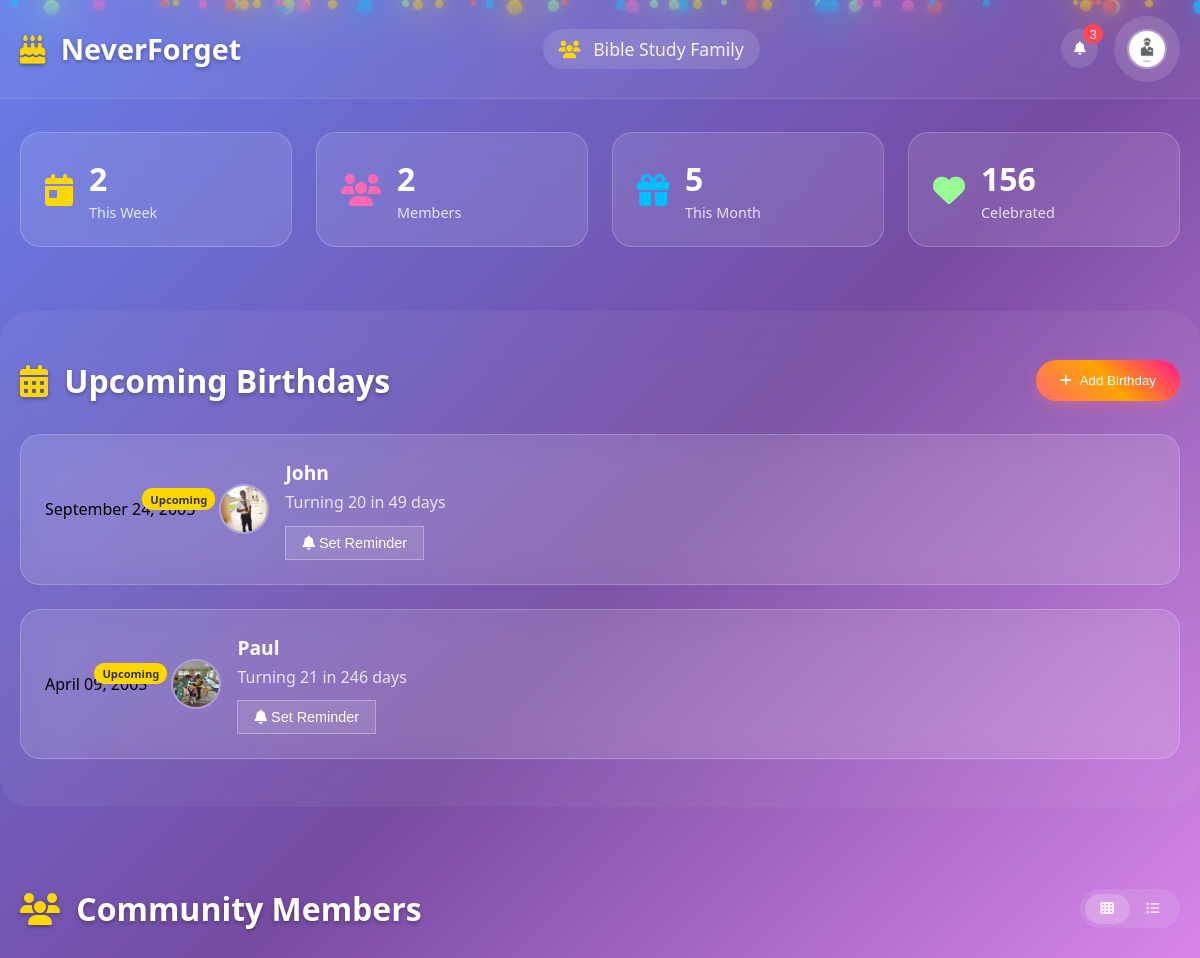
/home (signed in), run on an earlier commit of the app's database.
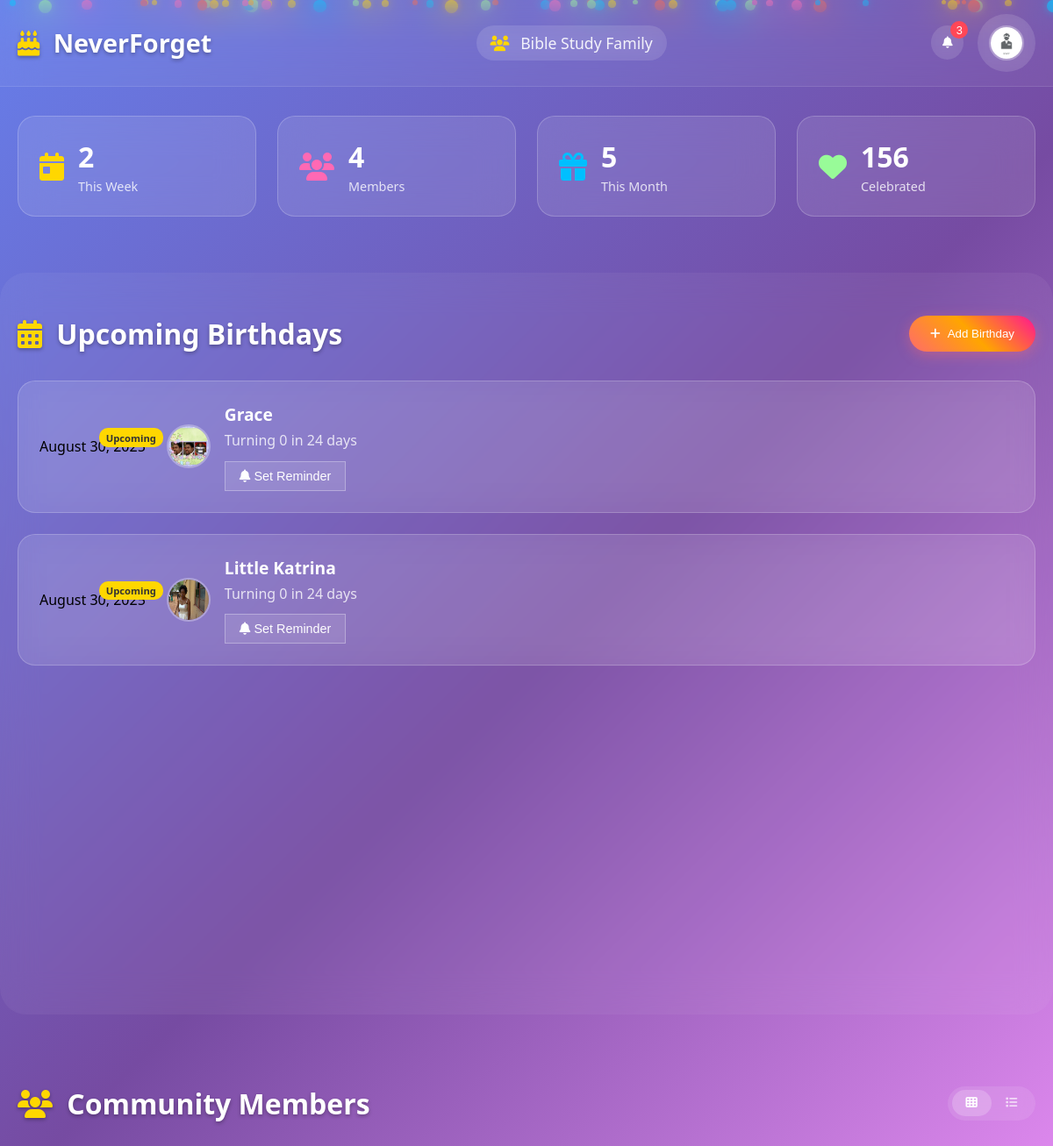
And on a later commit of the database.
### App/models.py (models this page shows, shortened)
class BirthdayInfo(models.Model):
    GENDER_CHOICES = (
        ('male', 'Male'),
        ('female', 'Female'),
    )
    TRAINING_LEVEL_CHOICES = (
        ('baptisimal', 'Baptisimal'),
        ('believers', 'Believers'),
        ('workers-in-training', 'Workers In Training'),
        ('completed', 'Completed'),
    )
    community_user_name = models.ForeignKey(User, on_delete=models.CASCADE , null=True)
    personName = models.CharField(max_length=50)
    personImage = models.ImageField(upload_to='Birthday Images', null=True, blank=True)
    birthDate = models.DateField(auto_now=False, auto_now_add=False)
    phoneNumber = models.CharField(max_length=15)
    email = models.EmailField(max_length=254)
    matric =  models.CharField(max_length=50)
    department =  models.CharField(max_length=50)
    level = models.IntegerField()
    gender = models.CharField(max_length=10, choices=GENDER_CHOICES, null=True)
    trainingLevel = models.CharField(max_length=50, choices=TRAINING_LEVEL_CHOICES, null=True)
    reminderDays = models.IntegerField(null=True)

### App/views.py (the view)
# urls.py: path('home', views.home, name='home'),
@login_required(login_url='login')
def home(request):
    user_obj = User.objects.get(username=request.user)
    adminProfile = AdminProfile.objects.get(user=user_obj)
    today = date.today()
    all_birthdays = BirthdayInfo.objects.filter(community_user_name=request.user)
    number_of_community_members = len(all_birthdays)
    todays_birthdays = []
    tomorrows_birthdays = []
    upcoming_birthdays = []
    for b in all_birthdays:
        if b.birthDate:
            bday_this_year = b.birthDate.replace(year=today.year)
            if bday_this_year < today:
                next_bday = bday_this_year.replace(year=today.year + 1)
            else:
                next_bday = bday_this_year
            days_until = (next_bday - today).days
            days_since = (today - bday_this_year).days if bday_this_year < today else None
            age_on_next_bday = calculate_age(b.birthDate, next_bday)
            b.days_until = days_until
            b.days_since = days_since
            b.age_on_next_bday = age_on_next_bday
            if days_until == 0:
                todays_birthdays.append(b)
            elif days_until == 1:
                tomorrows_birthdays.append(b)
            else:
                upcoming_birthdays.append(b)
    upcoming_birthdays.sort(key=lambda x: (x.days_until if x.days_until > 0 else 9999 + x.days_since))
    upcoming_birthdays = upcoming_birthdays[:10]
    context = {
        'todays_birthdays': todays_birthdays,
        'tomorrows_birthdays': tomorrows_birthdays,
        'upcoming_birthdays': upcoming_birthdays,
        'all_birthdays':all_birthdays,
        'number_of_community_members':number_of_community_members,
        'adminProfile':adminProfile
    }
    return render(request, 'home.html', context)

### App/views.py (called while the page is built)
def calculate_age(born, ref_date):
    return ref_date.year - born.year - ((ref_date.month, ref_date.day) < (born.month, born.day))

### templates/home.html (shortened to what the changed rows need)
{% load static %}
<html lang="en">
<head>
  <link rel="stylesheet" href="https://cdnjs.cloudflare.com/ajax/libs/font-awesome/6.4.0/css/all.min.css" />
  <link rel="stylesheet" href="{% static 'home.css' %}" />
  <link rel="stylesheet" href="{% static 'message.css' %}" />
</head>
<body>
  <main>
    <section class="stats-section">
      <div class="container">
        <div class="stats-grid">
          <div class="stat-card">
            <div class="stat-info">
              <h3>{{number_of_community_members}}</h3>
              <p>Members</p>
            </div>
          </div>
        </div>
      </div>
    </section>
    <section class="upcoming-section">
      <div class="container">
        <div class="section-header">
          <h2>
            <i class="fas fa-calendar-alt"></i>
            Upcoming Birthdays
          </h2>
        </div>
        <div class="birthday-timeline">
          {% if upcoming_birthdays %}
          {% for b in upcoming_birthdays %}
          <div class="birthday-item">
            <div class="birthday-date">
              <span class="badge">Upcoming</span>
              <span class="full-date">{{ b.birthDate|date:"F d, Y" }}</span>
            </div>
            <div class="birthday-info">
              <div class="person-avatar">
                <img src="{{ b.personImage.url }}" alt="{{ b.personName }}" />
              </div>
              <div class="person-details">
                <h3>{{ b.personName }}</h3>
                <p>
                  Turning {{ b.age_on_next_bday }} in {{ b.days_until }} days
                </p>
                <div class="birthday-actions">
                  <button class="btn-small btn-remind">
                    <i class="fas fa-bell"></i>
                    Set Reminder
                  </button>
                </div>
              </div>
            </div>
          </div>
          {% endfor %}
          {% endif %}
        </div>
      </div>
    </section>
    <section class="members-section">
      <div class="container">
        <div class="section-header">
          <h2>
            <i class="fas fa-users"></i>
            Community Members
          </h2>
        </div>
      </div>
    </section>
  </main>
</body>
</html>

What changed in the data, as far as the page shows it:
no longer on this page (row unchanged): BirthdayInfo: birthDate "September 24, 2005", personImage (picture), personName "John", age_on_next_bday "20", days_until "49"
no longer on this page (row unchanged): BirthdayInfo: birthDate "April 09, 2005", personImage (picture), personName "Paul", age_on_next_bday "21", days_until "246"
added BirthdayInfo: birthDate "August 30, 2025", personImage (picture), personName "Grace", age_on_next_bday "0", days_until "24"
added BirthdayInfo: birthDate "August 30, 2025", personImage (picture), personName "Little Katrina", age_on_next_bday "0", days_until "24"
Also different on the page:
{{ number_of_community_members }}: "2" → "4"
